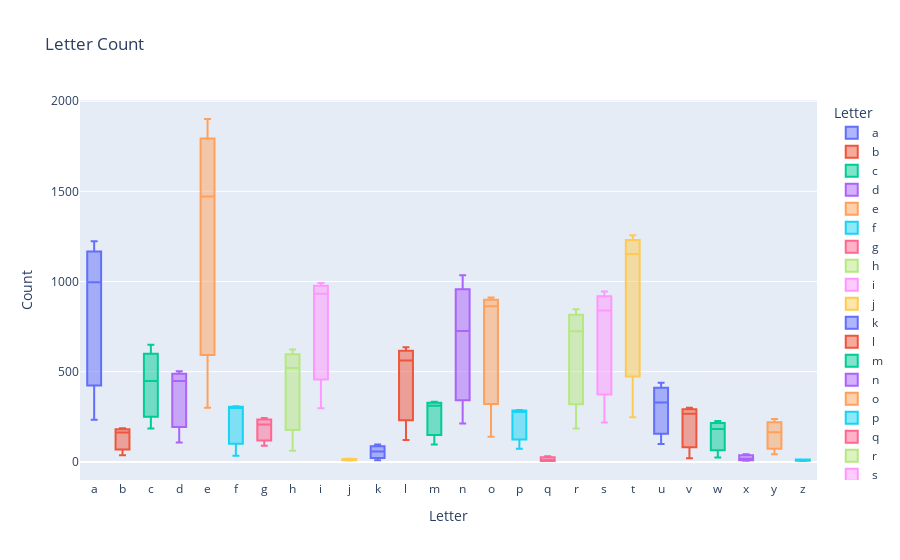
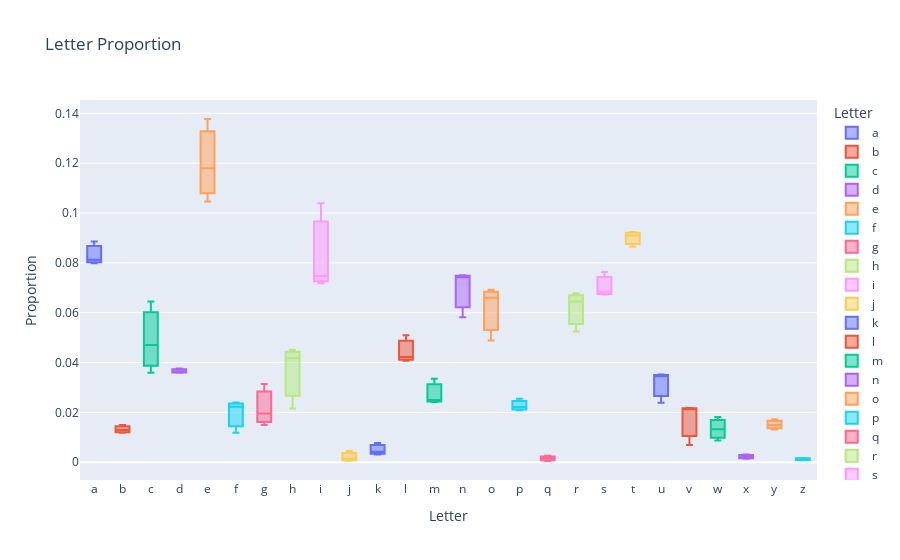

Notebook code cell kept with these figures, in order:
### Markdown cell above
Boxplots by Letter

### Code cell
px.box(frequencies_by_document, y = 'Count', x = 'Letter', color = 'Letter', 
       title = "Letter Count").show()

px.box(Proportions_by_document, y = 'Proportion', x = 'Letter', color = 'Letter',
      title = 'Letter Proportion').show()

### Figure 1 — Plotly figure (JSON) as saved in the notebook; plotly's stock layout.template omitted (floating-point values rounded to 4 significant figures)
{"data": [{"alignmentgroup": "True", "hovertemplate": "Letter=%{x}<br>Count=%{y}<extra></extra>", "legendgroup": "a", "marker": {"color": "#636efa"}, "name": "a", "notched": false, "offsetgroup": "a", "orientation": "v", "showlegend": true, "type": "box", "x": ["a", "a", "a"], "x0": " ", "xaxis": "x", "y": [1223, 233, 996], "y0": " ", "yaxis": "y"}, {"alignmentgroup": "True", "hovertemplate": "Letter=%{x}<br>Count=%{y}<extra></extra>", "legendgroup": "b", "marker": {"color": "#EF553B"}, "name": "b", "notched": false, "offsetgroup": "b", "orientation": "v", "showlegend": true, "type": "box", "x": ["b", "b", "b"], "x0": " ", "xaxis": "x", "y": [163, 37, 187], "y0": " ", "yaxis": "y"}, {"alignmentgroup": "True", "hovertemplate": "Letter=%{x}<br>Count=%{y}<extra></extra>", "legendgroup": "c", "marker": {"color": "#00cc96"}, "name": "c", "notched": false, "offsetgroup": "c", "orientation": "v", "showlegend": true, "type": "box", "x": ["c", "c", "c"], "x0": " ", "xaxis": "x", "y": [650, 185, 448], "y0": " ", "yaxis": "y"}, {"alignmentgroup": "True", "hovertemplate": "Letter=%{x}<br>Count=%{y}<extra></extra>", "legendgroup": "d", "marker": {"color": "#ab63fa"}, "name": "d", "notched": false, "offsetgroup": "d", "orientation": "v", "showlegend": true, "type": "box", "x": ["d", "d", "d"], "x0": " ", "xaxis": "x", "y": [503, 108, 448], "y0": " ", "yaxis": "y"}, {"alignmentgroup": "True", "hovertemplate": "Letter=%{x}<br>Count=%{y}<extra></extra>", "legendgroup": "e", "marker": {"color": "#FFA15A"}, "name": "e", "notched": false, "offsetgroup": "e", "orientation": "v", "showlegend": true, "type": "box", "x": ["e", "e", "e"], "x0": " ", "xaxis": "x", "y": [1901, 300, 1471], "y0": " ", "yaxis": "y"}, {"alignmentgroup": "True", "hovertemplate": "Letter=%{x}<br>Count=%{y}<extra></extra>", "legendgroup": "f", "marker": {"color": "#19d3f3"}, "name": "f", "notched": false, "offsetgroup": "f", "orientation": "v", "showlegend": true, "type": "box", "x": ["f", "f", "f"], "x0": " ", "xaxis": "x", "y": [308, 34, 299], "y0": " ", "yaxis": "y"}, {"alignmentgroup": "True", "hovertemplate": "Letter=%{x}<br>Count=%{y}<extra></extra>", "legendgroup": "g", "marker": {"color": "#FF6692"}, "name": "g", "notched": false, "offsetgroup": "g", "orientation": "v", "showlegend": true, "type": "box", "x": ["g", "g", "g"], "x0": " ", "xaxis": "x", "y": [207, 90, 244], "y0": " ", "yaxis": "y"}, {"alignmentgroup": "True", "hovertemplate": "Letter=%{x}<br>Count=%{y}<extra></extra>", "legendgroup": "h", "marker": {"color": "#B6E880"}, "name": "h", "notched": false, "offsetgroup": "h", "orientation": "v", "showlegend": true, "type": "box", "x": ["h", "h", "h"], "x0": " ", "xaxis": "x", "y": [623, 62, 521], "y0": " ", "yaxis": "y"}, {"alignmentgroup": "True", "hovertemplate": "Letter=%{x}<br>Count=%{y}<extra></extra>", "legendgroup": "i", "marker": {"color": "#FF97FF"}, "name": "i", "notched": false, "offsetgroup": "i", "orientation": "v", "showlegend": true, "type": "box", "x": ["i", "i", "i"], "x0": " ", "xaxis": "x", "y": [992, 298, 932], "y0": " ", "yaxis": "y"}, {"alignmentgroup": "True", "hovertemplate": "Letter=%{x}<br>Count=%{y}<extra></extra>", "legendgroup": "j", "marker": {"color": "#FECB52"}, "name": "j", "notched": false, "offsetgroup": "j", "orientation": "v", "showlegend": true, "type": "box", "x": ["j", "j", "j"], "x0": " ", "xaxis": "x", "y": [8, 13, 18], "y0": " ", "yaxis": "y"}, {"alignmentgroup": "True", "hovertemplate": "Letter=%{x}<br>Count=%{y}<extra></extra>", "legendgroup": "k", "marker": {"color": "#636efa"}, "name": "k", "notched": false, "offsetgroup": "k", "orientation": "v", "showlegend": true, "type": "box", "x": ["k", "k", "k"], "x0": " ", "xaxis": "x", "y": [58, 9, 97], "y0": " ", "yaxis": "y"}, {"alignmentgroup": "True", "hovertemplate": "Letter=%{x}<br>Count=%{y}<extra></extra>", "legendgroup": "l", "marker": {"color": "#EF553B"}, "name": "l", "notched": false, "offsetgroup": "l", "orientation": "v", "showlegend": true, "type": "box", "x": ["l", "l", "l"], "x0": " ", "xaxis": "x", "y": [562, 121, 635], "y0": " ", "yaxis": "y"}, {"alignmentgroup": "True", "hovertemplate": "Letter=%{x}<br>Count=%{y}<extra></extra>", "legendgroup": "m", "marker": {"color": "#00cc96"}, "name": "m", "notched": false, "offsetgroup": "m", "orientation": "v", "showlegend": true, "type": "box", "x": ["m", "m", "m"], "x0": " ", "xaxis": "x", "y": [334, 96, 311], "y0": " ", "yaxis": "y"}, {"alignmentgroup": "True", "hovertemplate": "Letter=%{x}<br>Count=%{y}<extra></extra>", "legendgroup": "n", "marker": {"color": "#ab63fa"}, "name": "n", "notched": false, "offsetgroup": "n", "orientation": "v", "showlegend": true, "type": "box", "x": ["n", "n", "n"], "x0": " ", "xaxis": "x", "y": [1035, 213, 726], "y0": " ", "yaxis": "y"}, {"alignmentgroup": "True", "hovertemplate": "Letter=%{x}<br>Count=%{y}<extra></extra>", "legendgroup": "o", "marker": {"color": "#FFA15A"}, "name": "o", "notched": false, "offsetgroup": "o", "orientation": "v", "showlegend": true, "type": "box", "x": ["o", "o", "o"], "x0": " ", "xaxis": "x", "y": [911, 140, 863], "y0": " ", "yaxis": "y"}, {"alignmentgroup": "True", "hovertemplate": "Letter=%{x}<br>Count=%{y}<extra></extra>", "legendgroup": "p", "marker": {"color": "#19d3f3"}, "name": "p", "notched": false, "offsetgroup": "p", "orientation": "v", "showlegend": true, "type": "box", "x": ["p", "p", "p"], "x0": " ", "xaxis": "x", "y": [288, 73, 276], "y0": " ", "yaxis": "y"}, {"alignmentgroup": "True", "hovertemplate": "Letter=%{x}<br>Count=%{y}<extra></extra>", "legendgroup": "q", "marker": {"color": "#FF6692"}, "name": "q", "notched": false, "offsetgroup": "q", "orientation": "v", "showlegend": true, "type": "box", "x": ["q", "q", "q"], "x0": " ", "xaxis": "x", "y": [7, 5, 32], "y0": " ", "yaxis": "y"}, {"alignmentgroup": "True", "hovertemplate": "Letter=%{x}<br>Count=%{y}<extra></extra>", "legendgroup": "r", "marker": {"color": "#B6E880"}, "name": "r", "notched": false, "offsetgroup": "r", "orientation": "v", "showlegend": true, "type": "box", "x": ["r", "r", "r"], "x0": " ", "xaxis": "x", "y": [724, 185, 846], "y0": " ", "yaxis": "y"}, {"alignmentgroup": "True", "hovertemplate": "Letter=%{x}<br>Count=%{y}<extra></extra>", "legendgroup": "s", "marker": {"color": "#FF97FF"}, "name": "s", "notched": false, "offsetgroup": "s", "orientation": "v", "showlegend": true, "type": "box", "x": ["s", "s", "s"], "x0": " ", "xaxis": "x", "y": [944, 219, 839], "y0": " ", "yaxis": "y"}, {"alignmentgroup": "True", "hovertemplate": "Letter=%{x}<br>Count=%{y}<extra></extra>", "legendgroup": "t", "marker": {"color": "#FECB52"}, "name": "t", "notched": false, "offsetgroup": "t", "orientation": "v", "showlegend": true, "type": "box", "x": ["t", "t", "t"], "x0": " ", "xaxis": "x", "y": [1256, 248, 1152], "y0": " ", "yaxis": "y"}, {"alignmentgroup": "True", "hovertemplate": "Letter=%{x}<br>Count=%{y}<extra></extra>", "legendgroup": "u", "marker": {"color": "#636efa"}, "name": "u", "notched": false, "offsetgroup": "u", "orientation": "v", "showlegend": true, "type": "box", "x": ["u", "u", "u"], "x0": " ", "xaxis": "x", "y": [330, 99, 439], "y0": " ", "yaxis": "y"}, {"alignmentgroup": "True", "hovertemplate": "Letter=%{x}<br>Count=%{y}<extra></extra>", "legendgroup": "v", "marker": {"color": "#EF553B"}, "name": "v", "notched": false, "offsetgroup": "v", "orientation": "v", "showlegend": true, "type": "box", "x": ["v", "v", "v"], "x0": " ", "xaxis": "x", "y": [300, 20, 267], "y0": " ", "yaxis": "y"}, {"alignmentgroup": "True", "hovertemplate": "Letter=%{x}<br>Count=%{y}<extra></extra>", "legendgroup": "w", "marker": {"color": "#00cc96"}, "name": "w", "notched": false, "offsetgroup": "w", "orientation": "v", "showlegend": true, "type": "box", "x": ["w", "w", "w"], "x0": " ", "xaxis": "x", "y": [183, 25, 227], "y0": " ", "yaxis": "y"}, {"alignmentgroup": "True", "hovertemplate": "Letter=%{x}<br>Count=%{y}<extra></extra>", "legendgroup": "x", "marker": {"color": "#ab63fa"}, "name": "x", "notched": false, "offsetgroup": "x", "orientation": "v", "showlegend": true, "type": "box", "x": ["x", "x", "x"], "x0": " ", "xaxis": "x", "y": [43, 7, 17], "y0": " ", "yaxis": "y"}, {"alignmentgroup": "True", "hovertemplate": "Letter=%{x}<br>Count=%{y}<extra></extra>", "legendgroup": "y", "marker": {"color": "#FFA15A"}, "name": "y", "notched": false, "offsetgroup": "y", "orientation": "v", "showlegend": true, "type": "box", "x": ["y", "y", "y"], "x0": " ", "xaxis": "x", "y": [238, 43, 164], "y0": " ", "yaxis": "y"}, {"alignmentgroup": "True", "hovertemplate": "Letter=%{x}<br>Count=%{y}<extra></extra>", "legendgroup": "z", "marker": {"color": "#19d3f3"}, "name": "z", "notched": false, "offsetgroup": "z", "orientation": "v", "showlegend": true, "type": "box", "x": ["z", "z", "z"], "x0": " ", "xaxis": "x", "y": [11, 5, 14], "y0": " ", "yaxis": "y"}], "layout": {"autosize": true, "boxmode": "overlay", "legend": {"title": {"text": "Letter"}, "tracegroupgap": 0}, "title": {"text": "Letter Count"}, "xaxis": {"anchor": "y", "autorange": true, "categoryarray": ["a", "b", "c", "d", "e", "f", "g", "h", "i", "j", "k", "l", "m", "n", "o", "p", "q", "r", "s", "t", "u", "v", "w", "x", "y", "z"], "categoryorder": "array", "domain": [0, 1], "range": [-0.5, 25.5], "title": {"text": "Letter"}, "type": "category"}, "yaxis": {"anchor": "x", "autorange": true, "domain": [0, 1], "range": [-100.3, 2006.0], "title": {"text": "Count"}, "type": "linear"}}}

### Figure 2 — Plotly figure (JSON) as saved in the notebook; plotly's stock layout.template omitted (floating-point values rounded to 4 significant figures)
{"data": [{"alignmentgroup": "True", "hovertemplate": "Letter=%{x}<br>Proportion=%{y}<extra></extra>", "legendgroup": "a", "marker": {"color": "#636efa"}, "name": "a", "notched": false, "offsetgroup": "a", "orientation": "v", "showlegend": true, "type": "box", "x": ["a", "a", "a"], "x0": " ", "xaxis": "x", "y": [0.08861, 0.08124, 0.07988], "y0": " ", "yaxis": "y"}, {"alignmentgroup": "True", "hovertemplate": "Letter=%{x}<br>Proportion=%{y}<extra></extra>", "legendgroup": "b", "marker": {"color": "#EF553B"}, "name": "b", "notched": false, "offsetgroup": "b", "orientation": "v", "showlegend": true, "type": "box", "x": ["b", "b", "b"], "x0": " ", "xaxis": "x", "y": [0.01181, 0.0129, 0.015], "y0": " ", "yaxis": "y"}, {"alignmentgroup": "True", "hovertemplate": "Letter=%{x}<br>Proportion=%{y}<extra></extra>", "legendgroup": "c", "marker": {"color": "#00cc96"}, "name": "c", "notched": false, "offsetgroup": "c", "orientation": "v", "showlegend": true, "type": "box", "x": ["c", "c", "c"], "x0": " ", "xaxis": "x", "y": [0.04709, 0.0645, 0.03593], "y0": " ", "yaxis": "y"}, {"alignmentgroup": "True", "hovertemplate": "Letter=%{x}<br>Proportion=%{y}<extra></extra>", "legendgroup": "d", "marker": {"color": "#ab63fa"}, "name": "d", "notched": false, "offsetgroup": "d", "orientation": "v", "showlegend": true, "type": "box", "x": ["d", "d", "d"], "x0": " ", "xaxis": "x", "y": [0.03644, 0.03766, 0.03593], "y0": " ", "yaxis": "y"}, {"alignmentgroup": "True", "hovertemplate": "Letter=%{x}<br>Proportion=%{y}<extra></extra>", "legendgroup": "e", "marker": {"color": "#FFA15A"}, "name": "e", "notched": false, "offsetgroup": "e", "orientation": "v", "showlegend": true, "type": "box", "x": ["e", "e", "e"], "x0": " ", "xaxis": "x", "y": [0.1377, 0.1046, 0.118], "y0": " ", "yaxis": "y"}, {"alignmentgroup": "True", "hovertemplate": "Letter=%{x}<br>Proportion=%{y}<extra></extra>", "legendgroup": "f", "marker": {"color": "#19d3f3"}, "name": "f", "notched": false, "offsetgroup": "f", "orientation": "v", "showlegend": true, "type": "box", "x": ["f", "f", "f"], "x0": " ", "xaxis": "x", "y": [0.02232, 0.01185, 0.02398], "y0": " ", "yaxis": "y"}, {"alignmentgroup": "True", "hovertemplate": "Letter=%{x}<br>Proportion=%{y}<extra></extra>", "legendgroup": "g", "marker": {"color": "#FF6692"}, "name": "g", "notched": false, "offsetgroup": "g", "orientation": "v", "showlegend": true, "type": "box", "x": ["g", "g", "g"], "x0": " ", "xaxis": "x", "y": [0.015, 0.03138, 0.01957], "y0": " ", "yaxis": "y"}, {"alignmentgroup": "True", "hovertemplate": "Letter=%{x}<br>Proportion=%{y}<extra></extra>", "legendgroup": "h", "marker": {"color": "#B6E880"}, "name": "h", "notched": false, "offsetgroup": "h", "orientation": "v", "showlegend": true, "type": "box", "x": ["h", "h", "h"], "x0": " ", "xaxis": "x", "y": [0.04514, 0.02162, 0.04178], "y0": " ", "yaxis": "y"}, {"alignmentgroup": "True", "hovertemplate": "Letter=%{x}<br>Proportion=%{y}<extra></extra>", "legendgroup": "i", "marker": {"color": "#FF97FF"}, "name": "i", "notched": false, "offsetgroup": "i", "orientation": "v", "showlegend": true, "type": "box", "x": ["i", "i", "i"], "x0": " ", "xaxis": "x", "y": [0.07187, 0.1039, 0.07475], "y0": " ", "yaxis": "y"}, {"alignmentgroup": "True", "hovertemplate": "Letter=%{x}<br>Proportion=%{y}<extra></extra>", "legendgroup": "j", "marker": {"color": "#FECB52"}, "name": "j", "notched": false, "offsetgroup": "j", "orientation": "v", "showlegend": true, "type": "box", "x": ["j", "j", "j"], "x0": " ", "xaxis": "x", "y": [0.0005796, 0.004533, 0.001444], "y0": " ", "yaxis": "y"}, {"alignmentgroup": "True", "hovertemplate": "Letter=%{x}<br>Proportion=%{y}<extra></extra>", "legendgroup": "k", "marker": {"color": "#636efa"}, "name": "k", "notched": false, "offsetgroup": "k", "orientation": "v", "showlegend": true, "type": "box", "x": ["k", "k", "k"], "x0": " ", "xaxis": "x", "y": [0.004202, 0.003138, 0.007779], "y0": " ", "yaxis": "y"}, {"alignmentgroup": "True", "hovertemplate": "Letter=%{x}<br>Proportion=%{y}<extra></extra>", "legendgroup": "l", "marker": {"color": "#EF553B"}, "name": "l", "notched": false, "offsetgroup": "l", "orientation": "v", "showlegend": true, "type": "box", "x": ["l", "l", "l"], "x0": " ", "xaxis": "x", "y": [0.04072, 0.04219, 0.05093], "y0": " ", "yaxis": "y"}, {"alignmentgroup": "True", "hovertemplate": "Letter=%{x}<br>Proportion=%{y}<extra></extra>", "legendgroup": "m", "marker": {"color": "#00cc96"}, "name": "m", "notched": false, "offsetgroup": "m", "orientation": "v", "showlegend": true, "type": "box", "x": ["m", "m", "m"], "x0": " ", "xaxis": "x", "y": [0.0242, 0.03347, 0.02494], "y0": " ", "yaxis": "y"}, {"alignmentgroup": "True", "hovertemplate": "Letter=%{x}<br>Proportion=%{y}<extra></extra>", "legendgroup": "n", "marker": {"color": "#ab63fa"}, "name": "n", "notched": false, "offsetgroup": "n", "orientation": "v", "showlegend": true, "type": "box", "x": ["n", "n", "n"], "x0": " ", "xaxis": "x", "y": [0.07499, 0.07427, 0.05822], "y0": " ", "yaxis": "y"}, {"alignmentgroup": "True", "hovertemplate": "Letter=%{x}<br>Proportion=%{y}<extra></extra>", "legendgroup": "o", "marker": {"color": "#FFA15A"}, "name": "o", "notched": false, "offsetgroup": "o", "orientation": "v", "showlegend": true, "type": "box", "x": ["o", "o", "o"], "x0": " ", "xaxis": "x", "y": [0.066, 0.04881, 0.06921], "y0": " ", "yaxis": "y"}, {"alignmentgroup": "True", "hovertemplate": "Letter=%{x}<br>Proportion=%{y}<extra></extra>", "legendgroup": "p", "marker": {"color": "#19d3f3"}, "name": "p", "notched": false, "offsetgroup": "p", "orientation": "v", "showlegend": true, "type": "box", "x": ["p", "p", "p"], "x0": " ", "xaxis": "x", "y": [0.02087, 0.02545, 0.02213], "y0": " ", "yaxis": "y"}, {"alignmentgroup": "True", "hovertemplate": "Letter=%{x}<br>Proportion=%{y}<extra></extra>", "legendgroup": "q", "marker": {"color": "#FF6692"}, "name": "q", "notched": false, "offsetgroup": "q", "orientation": "v", "showlegend": true, "type": "box", "x": ["q", "q", "q"], "x0": " ", "xaxis": "x", "y": [0.0005072, 0.001743, 0.002566], "y0": " ", "yaxis": "y"}, {"alignmentgroup": "True", "hovertemplate": "Letter=%{x}<br>Proportion=%{y}<extra></extra>", "legendgroup": "r", "marker": {"color": "#B6E880"}, "name": "r", "notched": false, "offsetgroup": "r", "orientation": "v", "showlegend": true, "type": "box", "x": ["r", "r", "r"], "x0": " ", "xaxis": "x", "y": [0.05246, 0.0645, 0.06785], "y0": " ", "yaxis": "y"}, {"alignmentgroup": "True", "hovertemplate": "Letter=%{x}<br>Proportion=%{y}<extra></extra>", "legendgroup": "s", "marker": {"color": "#FF97FF"}, "name": "s", "notched": false, "offsetgroup": "s", "orientation": "v", "showlegend": true, "type": "box", "x": ["s", "s", "s"], "x0": " ", "xaxis": "x", "y": [0.0684, 0.07636, 0.06729], "y0": " ", "yaxis": "y"}, {"alignmentgroup": "True", "hovertemplate": "Letter=%{x}<br>Proportion=%{y}<extra></extra>", "legendgroup": "t", "marker": {"color": "#FECB52"}, "name": "t", "notched": false, "offsetgroup": "t", "orientation": "v", "showlegend": true, "type": "box", "x": ["t", "t", "t"], "x0": " ", "xaxis": "x", "y": [0.091, 0.08647, 0.09239], "y0": " ", "yaxis": "y"}, {"alignmentgroup": "True", "hovertemplate": "Letter=%{x}<br>Proportion=%{y}<extra></extra>", "legendgroup": "u", "marker": {"color": "#636efa"}, "name": "u", "notched": false, "offsetgroup": "u", "orientation": "v", "showlegend": true, "type": "box", "x": ["u", "u", "u"], "x0": " ", "xaxis": "x", "y": [0.02391, 0.03452, 0.03521], "y0": " ", "yaxis": "y"}, {"alignmentgroup": "True", "hovertemplate": "Letter=%{x}<br>Proportion=%{y}<extra></extra>", "legendgroup": "v", "marker": {"color": "#EF553B"}, "name": "v", "notched": false, "offsetgroup": "v", "orientation": "v", "showlegend": true, "type": "box", "x": ["v", "v", "v"], "x0": " ", "xaxis": "x", "y": [0.02174, 0.006974, 0.02141], "y0": " ", "yaxis": "y"}, {"alignmentgroup": "True", "hovertemplate": "Letter=%{x}<br>Proportion=%{y}<extra></extra>", "legendgroup": "w", "marker": {"color": "#00cc96"}, "name": "w", "notched": false, "offsetgroup": "w", "orientation": "v", "showlegend": true, "type": "box", "x": ["w", "w", "w"], "x0": " ", "xaxis": "x", "y": [0.01326, 0.008717, 0.01821], "y0": " ", "yaxis": "y"}, {"alignmentgroup": "True", "hovertemplate": "Letter=%{x}<br>Proportion=%{y}<extra></extra>", "legendgroup": "x", "marker": {"color": "#ab63fa"}, "name": "x", "notched": false, "offsetgroup": "x", "orientation": "v", "showlegend": true, "type": "box", "x": ["x", "x", "x"], "x0": " ", "xaxis": "x", "y": [0.003115, 0.002441, 0.001363], "y0": " ", "yaxis": "y"}, {"alignmentgroup": "True", "hovertemplate": "Letter=%{x}<br>Proportion=%{y}<extra></extra>", "legendgroup": "y", "marker": {"color": "#FFA15A"}, "name": "y", "notched": false, "offsetgroup": "y", "orientation": "v", "showlegend": true, "type": "box", "x": ["y", "y", "y"], "x0": " ", "xaxis": "x", "y": [0.01724, 0.01499, 0.01315], "y0": " ", "yaxis": "y"}, {"alignmentgroup": "True", "hovertemplate": "Letter=%{x}<br>Proportion=%{y}<extra></extra>", "legendgroup": "z", "marker": {"color": "#19d3f3"}, "name": "z", "notched": false, "offsetgroup": "z", "orientation": "v", "showlegend": true, "type": "box", "x": ["z", "z", "z"], "x0": " ", "xaxis": "x", "y": [0.000797, 0.001743, 0.001123], "y0": " ", "yaxis": "y"}], "layout": {"autosize": true, "boxmode": "overlay", "legend": {"title": {"text": "Letter"}, "tracegroupgap": 0}, "title": {"text": "Letter Proportion"}, "xaxis": {"anchor": "y", "autorange": true, "categoryarray": ["a", "b", "c", "d", "e", "f", "g", "h", "i", "j", "k", "l", "m", "n", "o", "p", "q", "r", "s", "t", "u", "v", "w", "x", "y", "z"], "categoryorder": "array", "domain": [0, 1], "range": [-0.5, 25.5], "title": {"text": "Letter"}, "type": "category"}, "yaxis": {"anchor": "x", "autorange": true, "domain": [0, 1], "range": [-0.007117, 0.1454], "title": {"text": "Proportion"}, "type": "linear"}}}
